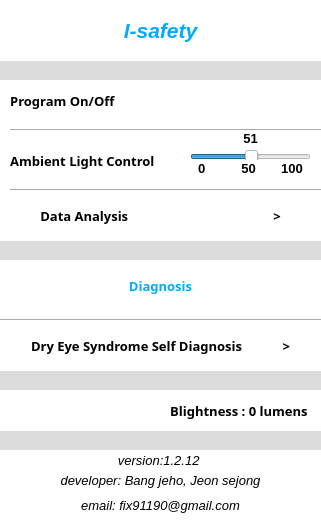
<?xml version="1.0" encoding="UTF-8"?>
<ui version="4.0">
 <class>Form</class>
 <widget class="QWidget" name="Form">
  <property name="geometry">
   <rect>
    <x>0</x>
    <y>0</y>
    <width>321</width>
    <height>527</height>
   </rect>
  </property>
  <property name="sizePolicy">
   <sizepolicy hsizetype="Fixed" vsizetype="Fixed">
    <horstretch>0</horstretch>
    <verstretch>0</verstretch>
   </sizepolicy>
  </property>
  <property name="minimumSize">
   <size>
    <width>321</width>
    <height>400</height>
   </size>
  </property>
  <property name="maximumSize">
   <size>
    <width>321</width>
    <height>527</height>
   </size>
  </property>
  <property name="font">
   <font>
    <stylestrategy>PreferDefault</stylestrategy>
   </font>
  </property>
  <property name="cursor">
   <cursorShape>ArrowCursor</cursorShape>
  </property>
  <property name="windowTitle">
   <string>I-safety</string>
  </property>
  <property name="windowIcon">
   <iconset>
    <normaloff>icon.png</normaloff>icon.png</iconset>
  </property>
  <property name="layoutDirection">
   <enum>Qt::LeftToRight</enum>
  </property>
  <property name="autoFillBackground">
   <bool>false</bool>
  </property>
  <property name="styleSheet">
   <string notr="true">background-color: rgb(220, 220, 220);</string>
  </property>
  <widget class="QPushButton" name="pushButton">
   <property name="geometry">
    <rect>
     <x>250</x>
     <y>90</y>
     <width>71</width>
     <height>31</height>
    </rect>
   </property>
   <property name="sizePolicy">
    <sizepolicy hsizetype="Fixed" vsizetype="Fixed">
     <horstretch>0</horstretch>
     <verstretch>0</verstretch>
    </sizepolicy>
   </property>
   <property name="font">
    <font>
     <weight>50</weight>
     <bold>false</bold>
    </font>
   </property>
   <property name="autoFillBackground">
    <bool>false</bool>
   </property>
   <property name="styleSheet">
    <string notr="true">background-color: rgb(255, 255, 255);
border:0px;</string>
   </property>
   <property name="text">
    <string/>
   </property>
   <property name="icon">
    <iconset>
     <normaloff>../../Desktop/I-safery(document)/i_safety_Ui_image/OFF.png</normaloff>
     <normalon>../../Desktop/I-safery(document)/i_safety_Ui_image/ON.png</normalon>
     <disabledoff>../../Desktop/I-safery(document)/i_safety_Ui_image/OFF.png</disabledoff>
     <disabledon>../../Desktop/I-safery(document)/i_safety_Ui_image/ON.png</disabledon>
     <activeoff>../../Desktop/I-safery(document)/i_safety_Ui_image/OFF.png</activeoff>
     <activeon>../../Desktop/I-safery(document)/i_safety_Ui_image/ON.png</activeon>
     <selectedoff>../../Desktop/I-safery(document)/i_safety_Ui_image/OFF.png</selectedoff>
     <selectedon>../../Desktop/ON.png</selectedon>../../Desktop/I-safery(document)/i_safety_Ui_image/OFF.png</iconset>
   </property>
   <property name="iconSize">
    <size>
     <width>68</width>
     <height>30</height>
    </size>
   </property>
   <property name="checkable">
    <bool>true</bool>
   </property>
  </widget>
  <widget class="QLabel" name="label">
   <property name="geometry">
    <rect>
     <x>0</x>
     <y>80</y>
     <width>321</width>
     <height>41</height>
    </rect>
   </property>
   <property name="sizePolicy">
    <sizepolicy hsizetype="Fixed" vsizetype="Fixed">
     <horstretch>0</horstretch>
     <verstretch>0</verstretch>
    </sizepolicy>
   </property>
   <property name="sizeIncrement">
    <size>
     <width>321</width>
     <height>61</height>
    </size>
   </property>
   <property name="baseSize">
    <size>
     <width>321</width>
     <height>61</height>
    </size>
   </property>
   <property name="font">
    <font>
     <family>함초롬돋움</family>
     <pointsize>10</pointsize>
     <weight>75</weight>
     <bold>true</bold>
    </font>
   </property>
   <property name="layoutDirection">
    <enum>Qt::RightToLeft</enum>
   </property>
   <property name="styleSheet">
    <string notr="true">background-color: rgb(255, 255, 255);</string>
   </property>
   <property name="lineWidth">
    <number>1</number>
   </property>
   <property name="text">
    <string>   Program On/Off</string>
   </property>
   <property name="alignment">
    <set>Qt::AlignLeading|Qt::AlignLeft|Qt::AlignVCenter</set>
   </property>
  </widget>
  <widget class="QLabel" name="label_2">
   <property name="geometry">
    <rect>
     <x>0</x>
     <y>120</y>
     <width>321</width>
     <height>81</height>
    </rect>
   </property>
   <property name="sizePolicy">
    <sizepolicy hsizetype="Fixed" vsizetype="Fixed">
     <horstretch>0</horstretch>
     <verstretch>0</verstretch>
    </sizepolicy>
   </property>
   <property name="minimumSize">
    <size>
     <width>321</width>
     <height>51</height>
    </size>
   </property>
   <property name="sizeIncrement">
    <size>
     <width>321</width>
     <height>51</height>
    </size>
   </property>
   <property name="baseSize">
    <size>
     <width>321</width>
     <height>51</height>
    </size>
   </property>
   <property name="font">
    <font>
     <family>함초롬돋움</family>
     <pointsize>10</pointsize>
     <weight>75</weight>
     <italic>false</italic>
     <bold>true</bold>
    </font>
   </property>
   <property name="toolTip">
    <string>&lt;html&gt;&lt;head/&gt;&lt;body&gt;&lt;p&gt;&lt;br/&gt;&lt;/p&gt;&lt;/body&gt;&lt;/html&gt;</string>
   </property>
   <property name="layoutDirection">
    <enum>Qt::RightToLeft</enum>
   </property>
   <property name="styleSheet">
    <string notr="true">background-color: rgb(255, 255, 255);</string>
   </property>
   <property name="lineWidth">
    <number>1</number>
   </property>
   <property name="text">
    <string>   Ambient Light Control</string>
   </property>
  </widget>
  <widget class="Line" name="line">
   <property name="geometry">
    <rect>
     <x>10</x>
     <y>120</y>
     <width>311</width>
     <height>20</height>
    </rect>
   </property>
   <property name="minimumSize">
    <size>
     <width>311</width>
     <height>20</height>
    </size>
   </property>
   <property name="maximumSize">
    <size>
     <width>311</width>
     <height>20</height>
    </size>
   </property>
   <property name="sizeIncrement">
    <size>
     <width>311</width>
     <height>20</height>
    </size>
   </property>
   <property name="baseSize">
    <size>
     <width>311</width>
     <height>20</height>
    </size>
   </property>
   <property name="styleSheet">
    <string notr="true">background-color: rgb(255, 255, 255);</string>
   </property>
   <property name="orientation">
    <enum>Qt::Horizontal</enum>
   </property>
  </widget>
  <widget class="QSlider" name="horizontalSlider">
   <property name="geometry">
    <rect>
     <x>190</x>
     <y>150</y>
     <width>121</width>
     <height>21</height>
    </rect>
   </property>
   <property name="sizePolicy">
    <sizepolicy hsizetype="Preferred" vsizetype="Preferred">
     <horstretch>0</horstretch>
     <verstretch>0</verstretch>
    </sizepolicy>
   </property>
   <property name="minimumSize">
    <size>
     <width>121</width>
     <height>21</height>
    </size>
   </property>
   <property name="maximumSize">
    <size>
     <width>121</width>
     <height>21</height>
    </size>
   </property>
   <property name="sizeIncrement">
    <size>
     <width>121</width>
     <height>21</height>
    </size>
   </property>
   <property name="baseSize">
    <size>
     <width>121</width>
     <height>21</height>
    </size>
   </property>
   <property name="mouseTracking">
    <bool>false</bool>
   </property>
   <property name="styleSheet">
    <string notr="true">background-color: rgb(255, 255, 255);</string>
   </property>
   <property name="maximum">
    <number>100</number>
   </property>
   <property name="singleStep">
    <number>10</number>
   </property>
   <property name="value">
    <number>51</number>
   </property>
   <property name="orientation">
    <enum>Qt::Horizontal</enum>
   </property>
   <property name="invertedAppearance">
    <bool>false</bool>
   </property>
   <property name="invertedControls">
    <bool>false</bool>
   </property>
   <property name="tickPosition">
    <enum>QSlider::TicksBelow</enum>
   </property>
   <property name="tickInterval">
    <number>50</number>
   </property>
  </widget>
  <widget class="Line" name="line_2">
   <property name="geometry">
    <rect>
     <x>10</x>
     <y>180</y>
     <width>311</width>
     <height>20</height>
    </rect>
   </property>
   <property name="minimumSize">
    <size>
     <width>311</width>
     <height>20</height>
    </size>
   </property>
   <property name="maximumSize">
    <size>
     <width>311</width>
     <height>20</height>
    </size>
   </property>
   <property name="sizeIncrement">
    <size>
     <width>311</width>
     <height>20</height>
    </size>
   </property>
   <property name="baseSize">
    <size>
     <width>311</width>
     <height>20</height>
    </size>
   </property>
   <property name="styleSheet">
    <string notr="true">background-color: rgb(255, 255, 255);</string>
   </property>
   <property name="orientation">
    <enum>Qt::Horizontal</enum>
   </property>
  </widget>
  <widget class="QLabel" name="label_5">
   <property name="geometry">
    <rect>
     <x>180</x>
     <y>160</y>
     <width>141</width>
     <height>16</height>
    </rect>
   </property>
   <property name="sizePolicy">
    <sizepolicy hsizetype="Preferred" vsizetype="Preferred">
     <horstretch>0</horstretch>
     <verstretch>0</verstretch>
    </sizepolicy>
   </property>
   <property name="minimumSize">
    <size>
     <width>141</width>
     <height>16</height>
    </size>
   </property>
   <property name="maximumSize">
    <size>
     <width>141</width>
     <height>16</height>
    </size>
   </property>
   <property name="sizeIncrement">
    <size>
     <width>141</width>
     <height>16</height>
    </size>
   </property>
   <property name="baseSize">
    <size>
     <width>141</width>
     <height>16</height>
    </size>
   </property>
   <property name="font">
    <font>
     <family>Arial</family>
     <pointsize>10</pointsize>
     <weight>75</weight>
     <bold>true</bold>
     <stylestrategy>PreferDefault</stylestrategy>
    </font>
   </property>
   <property name="styleSheet">
    <string notr="true">background-color: rgb(255, 255, 255);</string>
   </property>
   <property name="text">
    <string>0          50       100</string>
   </property>
   <property name="alignment">
    <set>Qt::AlignCenter</set>
   </property>
  </widget>
  <widget class="QPushButton" name="pushButton_2">
   <property name="geometry">
    <rect>
     <x>0</x>
     <y>190</y>
     <width>321</width>
     <height>51</height>
    </rect>
   </property>
   <property name="sizePolicy">
    <sizepolicy hsizetype="Fixed" vsizetype="Fixed">
     <horstretch>0</horstretch>
     <verstretch>0</verstretch>
    </sizepolicy>
   </property>
   <property name="minimumSize">
    <size>
     <width>321</width>
     <height>51</height>
    </size>
   </property>
   <property name="sizeIncrement">
    <size>
     <width>321</width>
     <height>51</height>
    </size>
   </property>
   <property name="baseSize">
    <size>
     <width>321</width>
     <height>51</height>
    </size>
   </property>
   <property name="font">
    <font>
     <family>함초롬돋움</family>
     <pointsize>10</pointsize>
     <weight>75</weight>
     <bold>true</bold>
    </font>
   </property>
   <property name="layoutDirection">
    <enum>Qt::LeftToRight</enum>
   </property>
   <property name="styleSheet">
    <string notr="true">QPushButton
{
   border:0px;
   background-color:white;
}
QPushButton:hover
{
   background-color:rgb(241, 241, 241);
}
</string>
   </property>
   <property name="text">
    <string>Data Analysis                                           &gt;</string>
   </property>
   <property name="icon">
    <iconset>
     <normaloff>analysis icon.png</normaloff>analysis icon.png</iconset>
   </property>
   <property name="iconSize">
    <size>
     <width>80</width>
     <height>41</height>
    </size>
   </property>
   <property name="default">
    <bool>false</bool>
   </property>
  </widget>
  <widget class="QLabel" name="label_3">
   <property name="geometry">
    <rect>
     <x>0</x>
     <y>0</y>
     <width>321</width>
     <height>61</height>
    </rect>
   </property>
   <property name="sizePolicy">
    <sizepolicy hsizetype="Fixed" vsizetype="Fixed">
     <horstretch>0</horstretch>
     <verstretch>0</verstretch>
    </sizepolicy>
   </property>
   <property name="minimumSize">
    <size>
     <width>321</width>
     <height>51</height>
    </size>
   </property>
   <property name="sizeIncrement">
    <size>
     <width>321</width>
     <height>51</height>
    </size>
   </property>
   <property name="baseSize">
    <size>
     <width>321</width>
     <height>51</height>
    </size>
   </property>
   <property name="font">
    <font>
     <family>Segoe UI</family>
     <pointsize>16</pointsize>
     <weight>75</weight>
     <italic>true</italic>
     <bold>true</bold>
    </font>
   </property>
   <property name="styleSheet">
    <string notr="true">background-color: rgb(255, 255, 255);
color:rgb(0, 170, 255);</string>
   </property>
   <property name="text">
    <string>I-safety</string>
   </property>
   <property name="alignment">
    <set>Qt::AlignCenter</set>
   </property>
  </widget>
  <widget class="QLabel" name="label_4">
   <property name="geometry">
    <rect>
     <x>220</x>
     <y>130</y>
     <width>61</width>
     <height>16</height>
    </rect>
   </property>
   <property name="font">
    <font>
     <family>Arial</family>
     <pointsize>10</pointsize>
     <weight>75</weight>
     <bold>true</bold>
    </font>
   </property>
   <property name="styleSheet">
    <string notr="true">background-color: rgb(255, 255, 255);</string>
   </property>
   <property name="text">
    <string>51</string>
   </property>
   <property name="alignment">
    <set>Qt::AlignCenter</set>
   </property>
  </widget>
  <widget class="QLabel" name="label_6">
   <property name="geometry">
    <rect>
     <x>0</x>
     <y>390</y>
     <width>321</width>
     <height>41</height>
    </rect>
   </property>
   <property name="font">
    <font>
     <family>함초롬돋움</family>
     <pointsize>10</pointsize>
     <weight>75</weight>
     <bold>true</bold>
    </font>
   </property>
   <property name="styleSheet">
    <string notr="true">background-color: rgb(255, 255, 255);</string>
   </property>
   <property name="text">
    <string>   Blightness : 0 lumens    </string>
   </property>
   <property name="alignment">
    <set>Qt::AlignRight|Qt::AlignTrailing|Qt::AlignVCenter</set>
   </property>
  </widget>
  <widget class="QLabel" name="label_8">
   <property name="geometry">
    <rect>
     <x>0</x>
     <y>450</y>
     <width>321</width>
     <height>21</height>
    </rect>
   </property>
   <property name="font">
    <font>
     <family>Arial</family>
     <pointsize>10</pointsize>
     <weight>50</weight>
     <italic>true</italic>
     <bold>false</bold>
    </font>
   </property>
   <property name="styleSheet">
    <string notr="true">background-color: rgb(211, 211, 211);
background-color:rgb(255, 255, 255);</string>
   </property>
   <property name="frameShadow">
    <enum>QFrame::Plain</enum>
   </property>
   <property name="text">
    <string>version:1.2.12 </string>
   </property>
   <property name="alignment">
    <set>Qt::AlignCenter</set>
   </property>
  </widget>
  <widget class="QPushButton" name="pushButton_3">
   <property name="geometry">
    <rect>
     <x>0</x>
     <y>320</y>
     <width>321</width>
     <height>51</height>
    </rect>
   </property>
   <property name="font">
    <font>
     <family>함초롬돋움</family>
     <pointsize>10</pointsize>
     <weight>75</weight>
     <bold>true</bold>
    </font>
   </property>
   <property name="styleSheet">
    <string notr="true">QPushButton
{
   border:0px;
   background-color:white;
}
QPushButton:hover
{
   background-color:rgb(241, 241, 241);
}
</string>
   </property>
   <property name="text">
    <string>Dry Eye Syndrome Self Diagnosis            &gt;</string>
   </property>
   <property name="icon">
    <iconset>
     <normaloff>Dry Eye Syndrome Self Diagnosis icon.jpg</normaloff>Dry Eye Syndrome Self Diagnosis icon.jpg</iconset>
   </property>
   <property name="iconSize">
    <size>
     <width>80</width>
     <height>41</height>
    </size>
   </property>
  </widget>
  <widget class="QLabel" name="label_9">
   <property name="geometry">
    <rect>
     <x>0</x>
     <y>260</y>
     <width>321</width>
     <height>51</height>
    </rect>
   </property>
   <property name="font">
    <font>
     <family>함초롬돋움</family>
     <pointsize>10</pointsize>
     <weight>75</weight>
     <bold>true</bold>
    </font>
   </property>
   <property name="styleSheet">
    <string notr="true">background-color: rgb(255, 255, 255);
color:rgb(0, 170, 255);</string>
   </property>
   <property name="text">
    <string>Diagnosis</string>
   </property>
   <property name="alignment">
    <set>Qt::AlignCenter</set>
   </property>
  </widget>
  <widget class="Line" name="line_7">
   <property name="geometry">
    <rect>
     <x>0</x>
     <y>310</y>
     <width>321</width>
     <height>20</height>
    </rect>
   </property>
   <property name="minimumSize">
    <size>
     <width>311</width>
     <height>20</height>
    </size>
   </property>
   <property name="sizeIncrement">
    <size>
     <width>311</width>
     <height>20</height>
    </size>
   </property>
   <property name="baseSize">
    <size>
     <width>311</width>
     <height>20</height>
    </size>
   </property>
   <property name="styleSheet">
    <string notr="true">background-color: rgb(255, 255, 255);</string>
   </property>
   <property name="orientation">
    <enum>Qt::Horizontal</enum>
   </property>
  </widget>
  <widget class="QLabel" name="label_10">
   <property name="geometry">
    <rect>
     <x>0</x>
     <y>470</y>
     <width>321</width>
     <height>21</height>
    </rect>
   </property>
   <property name="font">
    <font>
     <family>Arial</family>
     <pointsize>10</pointsize>
     <weight>50</weight>
     <italic>true</italic>
     <bold>false</bold>
    </font>
   </property>
   <property name="styleSheet">
    <string notr="true">background-color: rgb(211, 211, 211);
background-color:rgb(255, 255, 255);</string>
   </property>
   <property name="text">
    <string>developer: Bang jeho, Jeon sejong</string>
   </property>
   <property name="alignment">
    <set>Qt::AlignCenter</set>
   </property>
  </widget>
  <widget class="QLabel" name="label_11">
   <property name="geometry">
    <rect>
     <x>0</x>
     <y>490</y>
     <width>321</width>
     <height>31</height>
    </rect>
   </property>
   <property name="font">
    <font>
     <family>Arial</family>
     <pointsize>10</pointsize>
     <weight>50</weight>
     <italic>true</italic>
     <bold>false</bold>
    </font>
   </property>
   <property name="styleSheet">
    <string notr="true">background-color: rgb(211, 211, 211);
background-color:rgb(255, 255, 255);</string>
   </property>
   <property name="text">
    <string>email: fix91190@gmail.com</string>
   </property>
   <property name="alignment">
    <set>Qt::AlignCenter</set>
   </property>
  </widget>
  <widget class="Line" name="line_8">
   <property name="geometry">
    <rect>
     <x>-10</x>
     <y>520</y>
     <width>331</width>
     <height>20</height>
    </rect>
   </property>
   <property name="minimumSize">
    <size>
     <width>311</width>
     <height>20</height>
    </size>
   </property>
   <property name="sizeIncrement">
    <size>
     <width>311</width>
     <height>20</height>
    </size>
   </property>
   <property name="baseSize">
    <size>
     <width>311</width>
     <height>20</height>
    </size>
   </property>
   <property name="styleSheet">
    <string notr="true">background-color: rgb(255, 255, 255);</string>
   </property>
   <property name="orientation">
    <enum>Qt::Horizontal</enum>
   </property>
  </widget>
  <zorder>label_6</zorder>
  <zorder>label</zorder>
  <zorder>label_2</zorder>
  <zorder>label_3</zorder>
  <zorder>horizontalSlider</zorder>
  <zorder>line_2</zorder>
  <zorder>label_5</zorder>
  <zorder>label_9</zorder>
  <zorder>line</zorder>
  <zorder>pushButton</zorder>
  <zorder>pushButton_2</zorder>
  <zorder>line_7</zorder>
  <zorder>label_8</zorder>
  <zorder>label_10</zorder>
  <zorder>label_11</zorder>
  <zorder>pushButton_3</zorder>
  <zorder>line_8</zorder>
  <zorder>label_4</zorder>
 </widget>
 <resources/>
 <connections/>
</ui>
